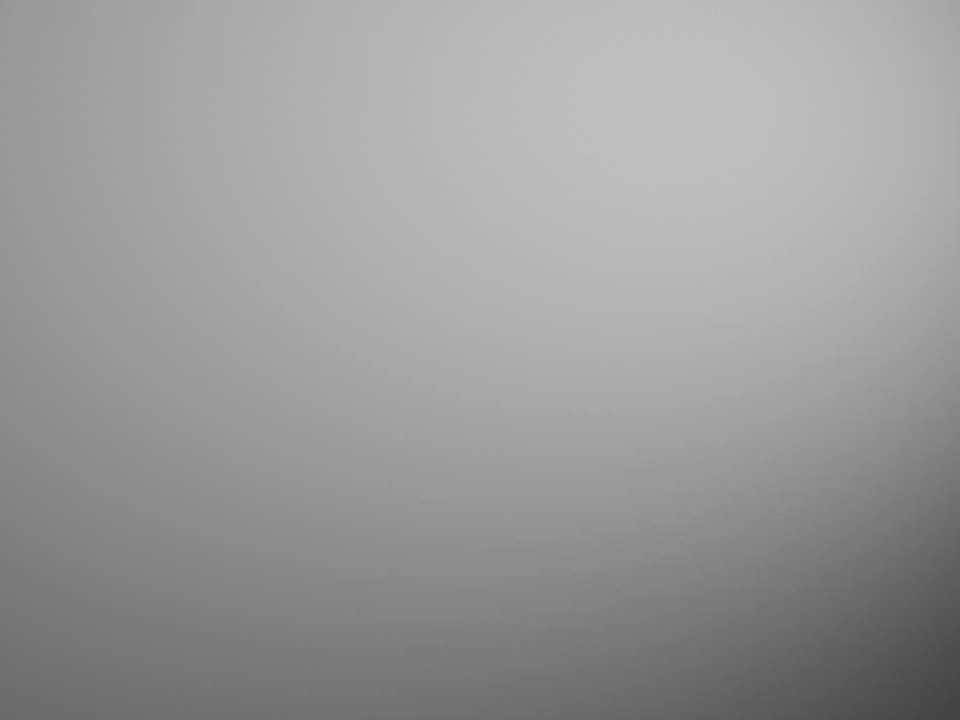
#> input picture portfolio/ComfyUI/Slide-1/p1.webp, 1920 x 1440 px (shown at 1/2 size)
$ python generate-lq-images.py
#> lines starting #> are read from the running program, lines starting #| are printed output that depends on the picture
#!/usr/bin/env python3
"""Generate strongly compressed LQ JPEG placeholders for portfolio images."""

from pathlib import Path

from PIL import Image

ROOT = Path(__file__).resolve().parents[1] / "portfolio"
MAX_SIZE = (48, 48)
QUALITY = 28
SOURCE_EXTS = {".jpg", ".jpeg", ".png", ".webp"}


def main() -> None:
    targets = [
        path
        for path in ROOT.rglob("*")
        if path.suffix.lower() in SOURCE_EXTS and ".lq." not in path.name.lower()
    ]

    print(f"Generating LQ for {len(targets)} images...")

    for src in targets:
        out = src.with_name(f"{src.stem}.lq.jpg")
        image = Image.open(src)
#> image is the input picture: PIL image 1920x1440 RGB; mean R, G, B 154, 154, 154

        if image.mode in {"RGBA", "P", "LA"}:
            background = Image.new("RGB", image.size, (227, 227, 227))
            rgba = image.convert("RGBA")
            background.paste(rgba, mask=rgba.split()[-1])
            image = background
        else:
            image = image.convert("RGB")

        image.thumbnail(MAX_SIZE, Image.Resampling.LANCZOS)
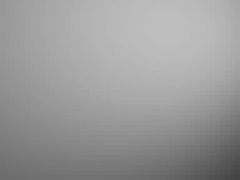
#> image: PIL image 48x36 RGB (shown 5 times larger); mean R, G, B 154, 154, 154
        image.save(out, "JPEG", quality=QUALITY, optimize=True, progressive=True)
        print(f"  {src.relative_to(ROOT)} -> {out.name} ({out.stat().st_size}B)")
#> pass 2 of the loop in main, `for src in targets:`:
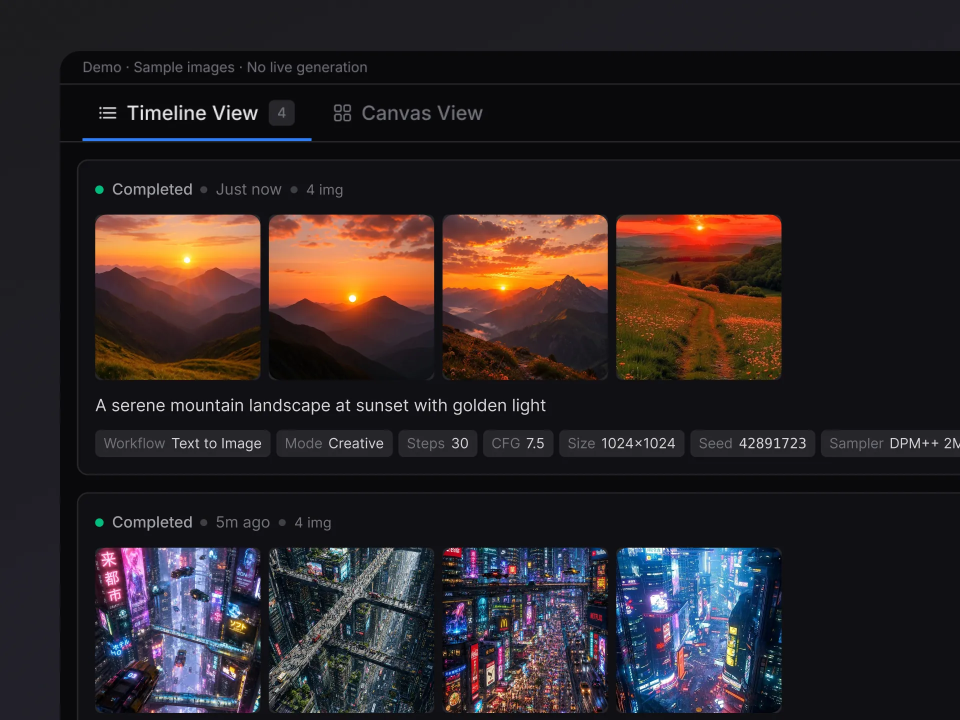
#> input picture portfolio/ComfyUI/Slide-1/p2.webp, 1920 x 1440 px (shown at 1/2 size)
#> in main, image is the input picture: PIL image 1920x1440 RGB; mean R, G, B 45.9, 37.6, 39.1
#> in main, `image.thumbnail(MAX_SIZE, Image.Resampling.LANCZOS)`:
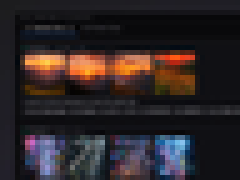
#> image: PIL image 48x36 RGB (shown 5 times larger); mean R, G, B 45.9, 37.6, 39.1
#> pass 3 of the loop in main, `for src in targets:`:
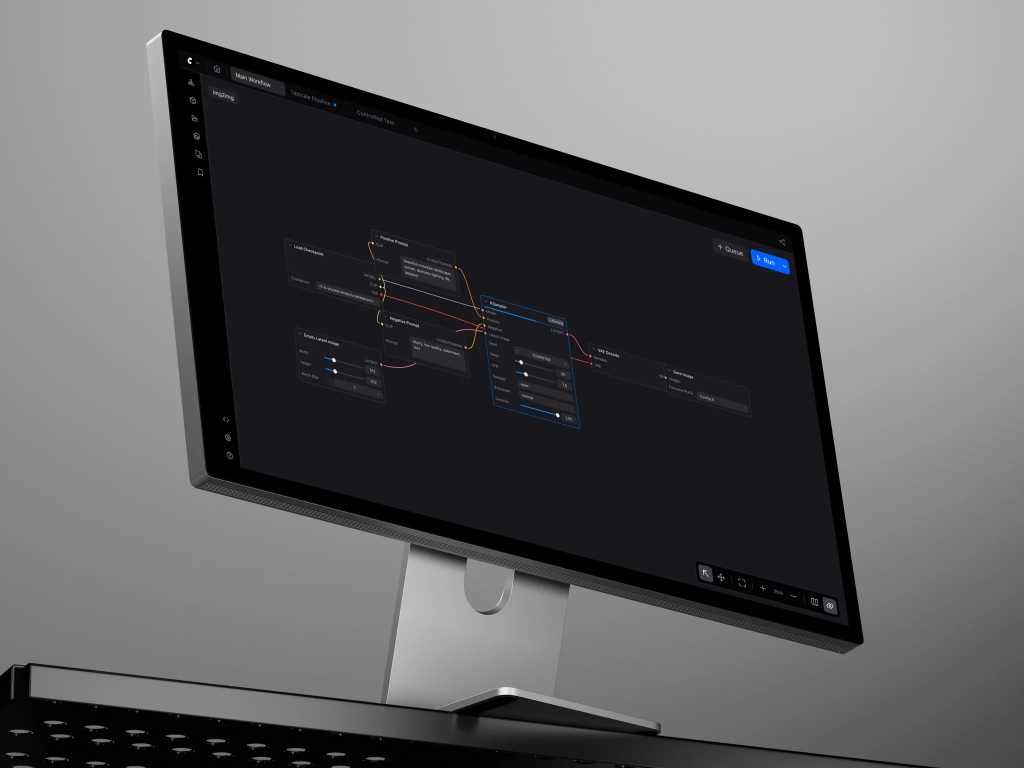
#> input picture portfolio/ComfyUI/Slide-2.webp, 2048 x 1536 px (shown at 1/2 size)
#> in main, image is the input picture: PIL image 2048x1536 RGB; mean R, G, B 97.9, 97.9, 99.3
#> in main, `image.thumbnail(MAX_SIZE, Image.Resampling.LANCZOS)`:
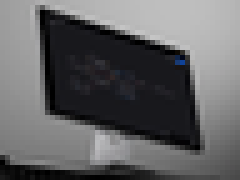
#> image: PIL image 48x36 RGB (shown 5 times larger); mean R, G, B 98, 98, 99.4

    print("Done.")


if __name__ == "__main__":
    main()
